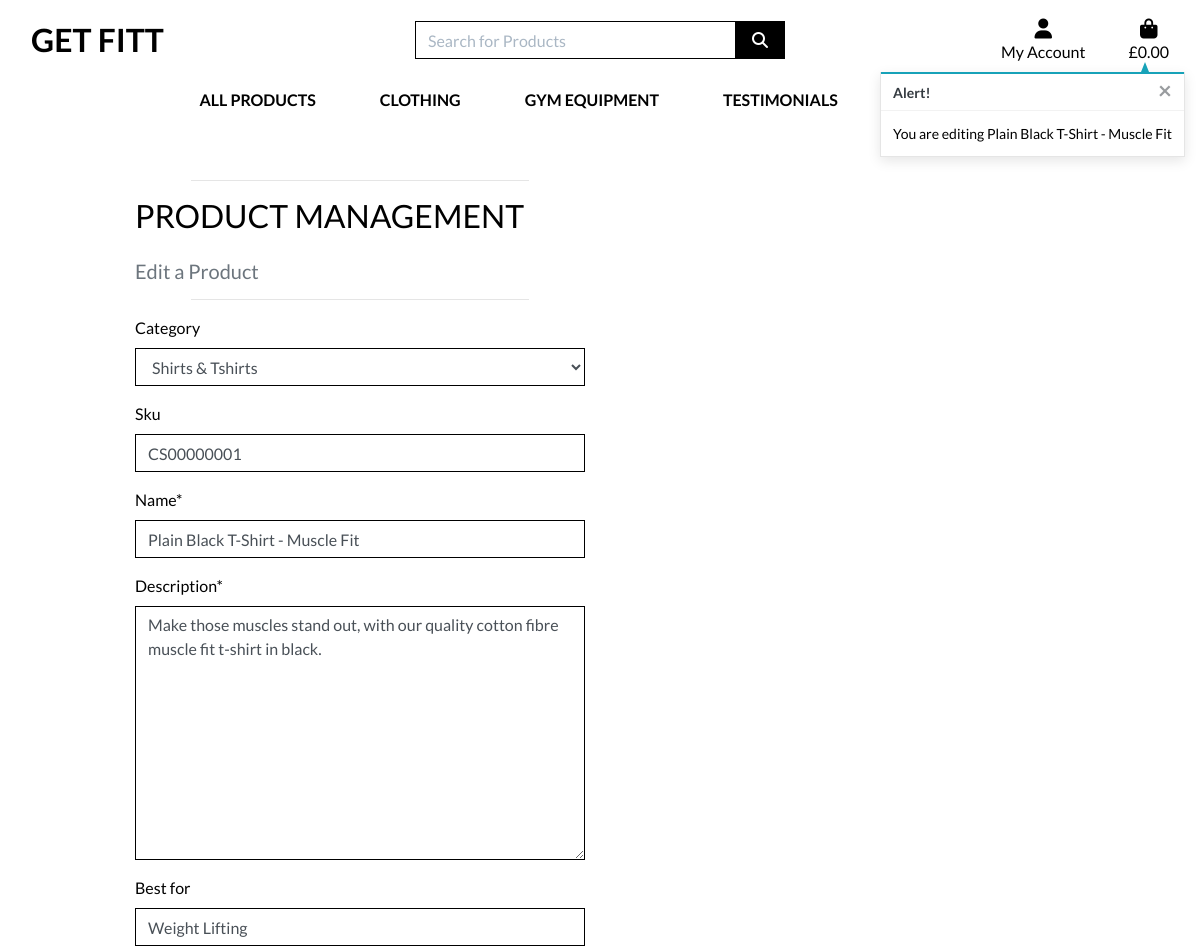
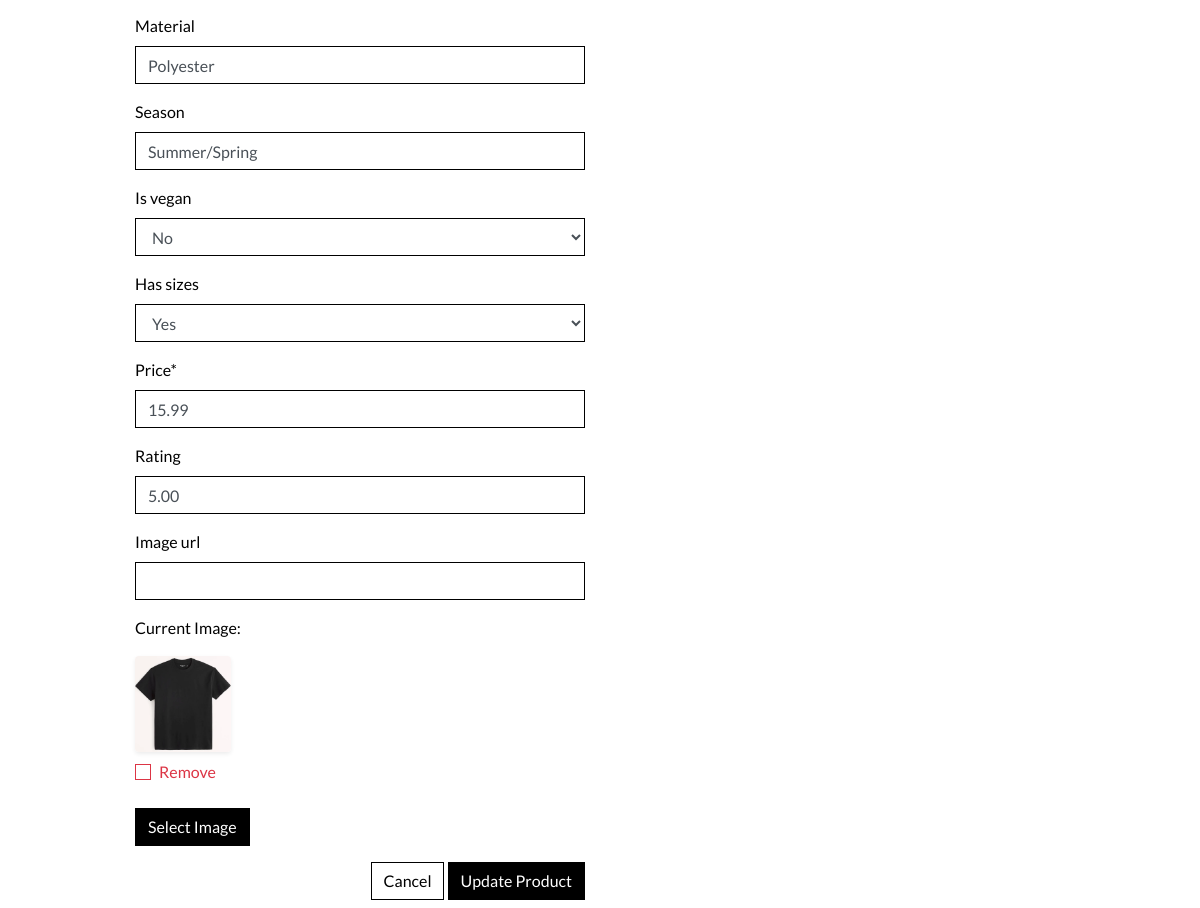
Page /products/edit/1/ (signed in) on the committed database (2 pictures, top to bottom).
### products/models.py (models this page shows, shortened)
class Product(models.Model):
    category = models.ForeignKey('Category', null=True, blank=True, on_delete=models.SET_NULL)
    sku = models.CharField(max_length=254, null=True, blank=True)
    name = models.CharField(max_length=254)
    description = models.TextField()
    best_for = models.CharField(max_length=254, null=True, blank=True)
    material = models.CharField(max_length=254, null=True, blank=True)
    season = models.CharField(max_length=254, null=True, blank=True)
    is_vegan = models.BooleanField(default=False, null=True, blank=True)
    has_sizes = models.BooleanField(default=False, null=True, blank=True)
    price = models.DecimalField(max_digits=6, decimal_places=2)
    rating = models.DecimalField(max_digits=6, decimal_places=2, null=True, blank=True)
    image_url = models.URLField(max_length=1024, null=True, blank=True)
    image = models.ImageField(null=True, blank=True)

### products/views.py (the view)
# urls.py: path('edit/<int:product_id>/', views.edit_product, name='edit_product'),
@login_required
def edit_product(request, product_id):
    if not request.user.is_superuser:
        messages.error(request, 'Sorry, only store owners can do that.')
        return redirect(reverse('home'))
    product = get_object_or_404(Product, pk=product_id)
    if request.method == 'POST':
        form = ProductForm(request.POST, request.FILES, instance=product)
        if form.is_valid():
            form.save()
            messages.success(request, 'Successfully updated product!')
            return redirect(reverse('product_detail', args=[product.id]))
        else:
            messages.error(request, 'Failed to update product. Please ensure the form is valid.')
    else:
        form = ProductForm(instance=product)
        messages.info(request, f'You are editing {product.name}')
    template = 'products/edit_product.html'
    context = {
        'form': form,
        'product': product,
    }
    return render(request, template, context)

### products/forms.py
class ProductForm(forms.ModelForm):
    class Meta:
        model = Product
        fields = '__all__'
    image = forms.ImageField(label='Image', required=False, widget=CustomClearableFileInput)
    def __init__(self, *args, **kwargs):
        super().__init__(*args, **kwargs)
        categories = Category.objects.all()
        friendly_names = [(c.id, c.get_friendly_name()) for c in categories]
        self.fields['category'].choices = friendly_names
        for field_name, field in self.fields.items():
            field.widget.attrs['class'] = 'border-black rounded-0'

### bag/contexts.py (called while the page is built, shortened)
def bag_contents(request):
    bag_items = []
    total = 0
    product_count = 0
    bag = request.session.get('bag', {})
    if total < settings.FREE_DELIVERY_THRESHOLD:
        delivery = total * Decimal(settings.STANDARD_DELIVERY_PERCENTAGE / 100)
        free_delivery_delta = settings.FREE_DELIVERY_THRESHOLD - total
    else:
        delivery = 0
        free_delivery_delta = 0
    grand_total = delivery + total
    context = {
        'bag_items': bag_items,
        'total': total,
        'product_count': product_count,
        'delivery': delivery,
        'free_delivery_delta': free_delivery_delta,
        'free_delivery_threshold': settings.FREE_DELIVERY_THRESHOLD,
        'grand_total': grand_total,
    }
    return context

### products/models.py (called while the page is built)
    def get_friendly_name(self):
        return self.friendly_name

### products/templates/products/edit_product.html (shortened to what this page needs)
{% extends "base.html" %}
{% load static %}
{% block page_header %}
    <div class="container header-container">
    </div>
{% endblock %}
{% block content %}
    <div class="overlay"></div>
    <div class="container">
        <div class="row">
            <div class="col-12 col-md-6">
                <hr>
                <h2 class="logo-font mb-4">Product Management</h2>
                <h5 class="text-muted">Edit a Product</h5>
                <hr>
            </div>
        </div>
        <div class="row">
            <div class="col-12 col-md-6">
                <form method="POST" action="{% url 'edit_product' product.id %}" class="form mb-2" enctype="multipart/form-data">
                    {% for field in form %}
                        {% if field.name != 'image' %}
                            {{ field | as_crispy_field }}
                        {% else %}
                            {{ field }}
                        {% endif %}
                    {% endfor %}
                    <div class="text-right">
                        <a class="btn btn-outline-black rounded-0" href="{% url 'products' %}">Cancel</a>
                        <button class="btn btn-black rounded-0" type="submit">Update Product</button>
                    </div>
                </form>
            </div>
        </div>
    </div>
{% endblock %}

### static/css/base.css (style rules this page uses)
html { height: 100%; }
body { background: url('/media/homepage_background_cropped.jpg') no-repeat center fixed; background-size: cover; background-position: top right; height: calc(100vh - 164px); color: #000000; font-family: 'Lato'; }
.logo-font { text-transform: uppercase; }
.btn-black { background: black; color: white; }
.btn-outline-black { background: white; color: black !important; border: 1px solid black; }
.border-black { border: 1px solid black !important; }
.overlay { height: 100%; width: 100%; top: 0; left: 0; position: fixed; background: white; z-index: -1; }
@media (min-width: 1200px) { .container { max-width: 80%; } }
@media (min-width: 992px) { .header-container { padding-top: 164px; } }
hr { width: 75%; color: #959595; }

### rows in the picture
Product: category "Shirts & Tshirts" "CS00000001" "Plain Black T-Shirt - Muscle Fit" "Make those muscles stand out, with our quality cotton fibre muscle fit t-shirt in black." "Weight Lifting" "Polyester" "Summer/Spring" "No" "Yes" "15.99" "5.00"

### other values in the picture
{{ message }} "You are editing Plain Black T-Shirt - Muscle Fit"
{{ widget.initial_text }} "Current Image"
{{ widget.clear_checkbox_label }} "Remove"
